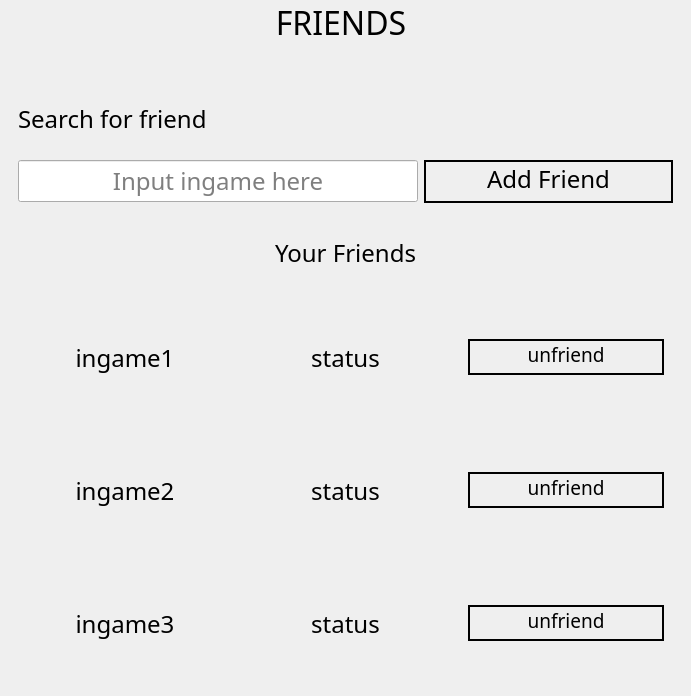
<?xml version="1.0" encoding="UTF-8"?>
<ui version="4.0">
 <class>MainWindow</class>
 <widget class="QWidget" name="MainWindow">
  <property name="geometry">
   <rect>
    <x>0</x>
    <y>0</y>
    <width>691</width>
    <height>696</height>
   </rect>
  </property>
  <property name="windowTitle">
   <string>MainWindow</string>
  </property>
  <layout class="QHBoxLayout" name="horizontalLayout">
   <property name="leftMargin">
    <number>0</number>
   </property>
   <property name="topMargin">
    <number>0</number>
   </property>
   <property name="rightMargin">
    <number>0</number>
   </property>
   <property name="bottomMargin">
    <number>0</number>
   </property>
   <item>
    <widget class="QWidget" name="widget" native="true">
     <layout class="QGridLayout" name="gridLayout" rowstretch="1,1,6">
      <property name="leftMargin">
       <number>0</number>
      </property>
      <property name="topMargin">
       <number>0</number>
      </property>
      <property name="rightMargin">
       <number>0</number>
      </property>
      <property name="bottomMargin">
       <number>0</number>
      </property>
      <item row="0" column="0">
       <widget class="QWidget" name="widget_2" native="true">
        <layout class="QHBoxLayout" name="horizontalLayout_5">
         <property name="leftMargin">
          <number>0</number>
         </property>
         <property name="topMargin">
          <number>0</number>
         </property>
         <property name="bottomMargin">
          <number>0</number>
         </property>
         <item>
          <widget class="QLabel" name="label">
           <property name="font">
            <font>
             <family>Poor Richard</family>
             <pointsize>24</pointsize>
            </font>
           </property>
           <property name="text">
            <string>FRIENDS</string>
           </property>
           <property name="alignment">
            <set>Qt::AlignHCenter|Qt::AlignTop</set>
           </property>
          </widget>
         </item>
        </layout>
       </widget>
      </item>
      <item row="1" column="0">
       <widget class="QWidget" name="info" native="true">
        <layout class="QVBoxLayout" name="verticalLayout_6">
         <item>
          <widget class="QWidget" name="widget_11" native="true">
           <layout class="QVBoxLayout" name="verticalLayout_7">
            <item>
             <widget class="QLabel" name="FriendName">
              <property name="font">
               <font>
                <family>Poor Richard</family>
                <pointsize>18</pointsize>
               </font>
              </property>
              <property name="text">
               <string>Search for friend</string>
              </property>
             </widget>
            </item>
           </layout>
          </widget>
         </item>
         <item>
          <widget class="QWidget" name="widget_10" native="true">
           <layout class="QHBoxLayout" name="horizontalLayout_9">
            <item>
             <widget class="QLineEdit" name="input_friendID">
              <property name="maximumSize">
               <size>
                <width>400</width>
                <height>16777215</height>
               </size>
              </property>
              <property name="font">
               <font>
                <family>Poor Richard</family>
                <pointsize>18</pointsize>
               </font>
              </property>
              <property name="alignment">
               <set>Qt::AlignCenter</set>
              </property>
              <property name="placeholderText">
               <string>Input ingame here</string>
              </property>
             </widget>
            </item>
            <item>
             <widget class="QPushButton" name="add_button">
              <property name="font">
               <font>
                <family>Poor Richard</family>
                <pointsize>18</pointsize>
               </font>
              </property>
              <property name="styleSheet">
               <string notr="true">border-radius : 100; 
border : 2px solid black;
padding-bottom: 5px</string>
              </property>
              <property name="text">
               <string>Add Friend</string>
              </property>
             </widget>
            </item>
           </layout>
          </widget>
         </item>
        </layout>
       </widget>
      </item>
      <item row="2" column="0">
       <widget class="QWidget" name="widget_12" native="true">
        <layout class="QGridLayout" name="gridLayout_2" rowstretch="0,0">
         <property name="leftMargin">
          <number>0</number>
         </property>
         <property name="topMargin">
          <number>0</number>
         </property>
         <property name="rightMargin">
          <number>0</number>
         </property>
         <property name="bottomMargin">
          <number>0</number>
         </property>
         <item row="1" column="0">
          <widget class="QScrollArea" name="scrollArea">
           <property name="frameShape">
            <enum>QFrame::NoFrame</enum>
           </property>
           <property name="widgetResizable">
            <bool>true</bool>
           </property>
           <widget class="QWidget" name="scrollAreaWidgetContents">
            <property name="geometry">
             <rect>
              <x>0</x>
              <y>0</y>
              <width>691</width>
              <height>410</height>
             </rect>
            </property>
            <layout class="QVBoxLayout" name="verticalLayout">
             <item>
              <widget class="QWidget" name="id1" native="true">
               <layout class="QHBoxLayout" name="horizontalLayout_13">
                <item>
                 <widget class="QWidget" name="widget_14" native="true">
                  <layout class="QHBoxLayout" name="horizontalLayout_26">
                   <item>
                    <widget class="QLabel" name="ingame1">
                     <property name="font">
                      <font>
                       <family>Poor Richard</family>
                       <pointsize>18</pointsize>
                      </font>
                     </property>
                     <property name="text">
                      <string>ingame1</string>
                     </property>
                     <property name="alignment">
                      <set>Qt::AlignCenter</set>
                     </property>
                    </widget>
                   </item>
                  </layout>
                 </widget>
                </item>
                <item>
                 <widget class="QWidget" name="widget_16" native="true">
                  <layout class="QHBoxLayout" name="horizontalLayout_25">
                   <item>
                    <widget class="QLabel" name="status1">
                     <property name="font">
                      <font>
                       <family>Poor Richard</family>
                       <pointsize>18</pointsize>
                      </font>
                     </property>
                     <property name="text">
                      <string>status</string>
                     </property>
                     <property name="alignment">
                      <set>Qt::AlignCenter</set>
                     </property>
                    </widget>
                   </item>
                  </layout>
                 </widget>
                </item>
                <item>
                 <widget class="QWidget" name="widget_13" native="true">
                  <layout class="QVBoxLayout" name="verticalLayout_5">
                   <item>
                    <widget class="QPushButton" name="unfriend_button1">
                     <property name="font">
                      <font>
                       <family>Poor Richard</family>
                       <pointsize>14</pointsize>
                      </font>
                     </property>
                     <property name="styleSheet">
                      <string notr="true">border-radius : 100; 
border : 2px solid black;
padding-bottom: 5px</string>
                     </property>
                     <property name="text">
                      <string>unfriend</string>
                     </property>
                    </widget>
                   </item>
                  </layout>
                 </widget>
                </item>
               </layout>
              </widget>
             </item>
             <item>
              <widget class="QWidget" name="id2" native="true">
               <layout class="QHBoxLayout" name="horizontalLayout_14">
                <item>
                 <widget class="QWidget" name="widget_17" native="true">
                  <layout class="QHBoxLayout" name="horizontalLayout_23">
                   <item>
                    <widget class="QLabel" name="ingame2">
                     <property name="font">
                      <font>
                       <family>Poor Richard</family>
                       <pointsize>18</pointsize>
                      </font>
                     </property>
                     <property name="text">
                      <string>ingame2</string>
                     </property>
                     <property name="alignment">
                      <set>Qt::AlignCenter</set>
                     </property>
                    </widget>
                   </item>
                  </layout>
                 </widget>
                </item>
                <item>
                 <widget class="QWidget" name="widget_21" native="true">
                  <layout class="QHBoxLayout" name="horizontalLayout_22">
                   <item>
                    <widget class="QLabel" name="status2">
                     <property name="font">
                      <font>
                       <family>Poor Richard</family>
                       <pointsize>18</pointsize>
                      </font>
                     </property>
                     <property name="text">
                      <string>status</string>
                     </property>
                     <property name="alignment">
                      <set>Qt::AlignCenter</set>
                     </property>
                    </widget>
                   </item>
                  </layout>
                 </widget>
                </item>
                <item>
                 <widget class="QWidget" name="widget_22" native="true">
                  <layout class="QHBoxLayout" name="horizontalLayout_21">
                   <item>
                    <widget class="QPushButton" name="unfriend_button2">
                     <property name="font">
                      <font>
                       <family>Poor Richard</family>
                       <pointsize>14</pointsize>
                      </font>
                     </property>
                     <property name="styleSheet">
                      <string notr="true">border-radius : 100; 
border : 2px solid black;
padding-bottom: 5px</string>
                     </property>
                     <property name="text">
                      <string>unfriend</string>
                     </property>
                    </widget>
                   </item>
                  </layout>
                 </widget>
                </item>
               </layout>
              </widget>
             </item>
             <item>
              <widget class="QWidget" name="id3" native="true">
               <layout class="QHBoxLayout" name="horizontalLayout_15">
                <item>
                 <widget class="QWidget" name="widget_18" native="true">
                  <layout class="QHBoxLayout" name="horizontalLayout_19">
                   <item>
                    <widget class="QLabel" name="ingame3">
                     <property name="font">
                      <font>
                       <family>Poor Richard</family>
                       <pointsize>18</pointsize>
                      </font>
                     </property>
                     <property name="text">
                      <string>ingame3</string>
                     </property>
                     <property name="alignment">
                      <set>Qt::AlignCenter</set>
                     </property>
                    </widget>
                   </item>
                  </layout>
                 </widget>
                </item>
                <item>
                 <widget class="QWidget" name="widget_25" native="true">
                  <layout class="QHBoxLayout" name="horizontalLayout_18">
                   <item>
                    <widget class="QLabel" name="status3">
                     <property name="font">
                      <font>
                       <family>Poor Richard</family>
                       <pointsize>18</pointsize>
                      </font>
                     </property>
                     <property name="text">
                      <string>status</string>
                     </property>
                     <property name="alignment">
                      <set>Qt::AlignCenter</set>
                     </property>
                    </widget>
                   </item>
                  </layout>
                 </widget>
                </item>
                <item>
                 <widget class="QWidget" name="widget_26" native="true">
                  <layout class="QHBoxLayout" name="horizontalLayout_17">
                   <item>
                    <widget class="QPushButton" name="unfriend_button3">
                     <property name="font">
                      <font>
                       <family>Poor Richard</family>
                       <pointsize>14</pointsize>
                      </font>
                     </property>
                     <property name="styleSheet">
                      <string notr="true">border-radius : 100; 
border : 2px solid black;
padding-bottom: 5px</string>
                     </property>
                     <property name="text">
                      <string>unfriend</string>
                     </property>
                    </widget>
                   </item>
                  </layout>
                 </widget>
                </item>
               </layout>
              </widget>
             </item>
            </layout>
           </widget>
          </widget>
         </item>
         <item row="0" column="0">
          <widget class="QWidget" name="widget_15" native="true">
           <property name="font">
            <font>
             <family>Poor Richard</family>
             <pointsize>18</pointsize>
            </font>
           </property>
           <layout class="QVBoxLayout" name="verticalLayout_4">
            <item>
             <widget class="QLabel" name="Your_friends">
              <property name="font">
               <font>
                <family>Poor Richard</family>
                <pointsize>18</pointsize>
               </font>
              </property>
              <property name="text">
               <string>Your Friends</string>
              </property>
              <property name="alignment">
               <set>Qt::AlignCenter</set>
              </property>
             </widget>
            </item>
           </layout>
          </widget>
         </item>
        </layout>
       </widget>
      </item>
     </layout>
    </widget>
   </item>
  </layout>
 </widget>
 <resources/>
 <connections/>
</ui>
